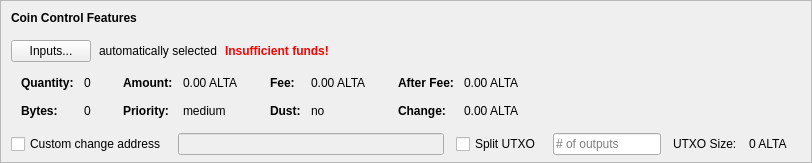
    <widget class="QFrame" name="frameCoinControl">
     <property name="sizePolicy">
      <sizepolicy hsizetype="Expanding" vsizetype="Expanding">
       <horstretch>0</horstretch>
       <verstretch>0</verstretch>
      </sizepolicy>
     </property>
     <property name="maximumSize">
      <size>
       <width>16777215</width>
       <height>16777215</height>
      </size>
     </property>
     <property name="frameShape">
      <enum>QFrame::StyledPanel</enum>
     </property>
     <property name="frameShadow">
      <enum>QFrame::Sunken</enum>
     </property>
     <layout class="QVBoxLayout" name="verticalLayoutCoinControl2">
      <property name="spacing">
       <number>0</number>
      </property>
      <property name="leftMargin">
       <number>0</number>
      </property>
      <property name="topMargin">
       <number>0</number>
      </property>
      <property name="rightMargin">
       <number>0</number>
      </property>
      <property name="bottomMargin">
       <number>6</number>
      </property>
      <item>
       <layout class="QVBoxLayout" name="verticalLayoutCoinControl" stretch="0,0,0,0,1">
        <property name="spacing">
         <number>0</number>
        </property>
        <property name="leftMargin">
         <number>10</number>
        </property>
        <property name="topMargin">
         <number>10</number>
        </property>
        <item>
         <layout class="QHBoxLayout" name="horizontalLayoutCoinControl1">
          <property name="bottomMargin">
           <number>15</number>
          </property>
          <item>
           <widget class="QLabel" name="labelCoinControlFeatures">
            <property name="sizePolicy">
             <sizepolicy hsizetype="Preferred" vsizetype="Maximum">
              <horstretch>0</horstretch>
              <verstretch>0</verstretch>
             </sizepolicy>
            </property>
            <property name="font">
             <font>
              <weight>75</weight>
              <bold>true</bold>
             </font>
            </property>
            <property name="styleSheet">
             <string notr="true">font-weight:bold;</string>
            </property>
            <property name="text">
             <string>Coin Control Features</string>
            </property>
           </widget>
          </item>
         </layout>
        </item>
        <item>
         <layout class="QHBoxLayout" name="horizontalLayoutCoinControl2" stretch="0,0,0,0">
          <property name="spacing">
           <number>8</number>
          </property>
          <property name="bottomMargin">
           <number>10</number>
          </property>
          <item>
           <widget class="QPushButton" name="pushButtonCoinControl">
            <property name="styleSheet">
             <string notr="true"/>
            </property>
            <property name="text">
             <string>Inputs...</string>
            </property>
            <property name="autoDefault">
             <bool>false</bool>
            </property>
           </widget>
          </item>
          <item>
           <widget class="QLabel" name="labelCoinControlAutomaticallySelected">
            <property name="text">
             <string>automatically selected</string>
            </property>
            <property name="margin">
             <number>5</number>
            </property>
           </widget>
          </item>
          <item>
           <widget class="QLabel" name="labelCoinControlInsuffFunds">
            <property name="font">
             <font>
              <weight>75</weight>
              <bold>true</bold>
             </font>
            </property>
            <property name="styleSheet">
             <string notr="true">color:red;font-weight:bold;</string>
            </property>
            <property name="text">
             <string>Insufficient funds!</string>
            </property>
            <property name="margin">
             <number>5</number>
            </property>
           </widget>
          </item>
          <item>
           <spacer name="horizontalSpacerCoinControl">
            <property name="orientation">
             <enum>Qt::Horizontal</enum>
            </property>
            <property name="sizeHint" stdset="0">
             <size>
              <width>40</width>
              <height>1</height>
             </size>
            </property>
           </spacer>
          </item>
         </layout>
        </item>
        <item>
         <widget class="QWidget" name="widgetCoinControl" native="true">
          <property name="sizePolicy">
           <sizepolicy hsizetype="Preferred" vsizetype="Preferred">
            <horstretch>0</horstretch>
            <verstretch>0</verstretch>
           </sizepolicy>
          </property>
          <property name="minimumSize">
           <size>
            <width>0</width>
            <height>0</height>
           </size>
          </property>
          <property name="styleSheet">
           <string notr="true"/>
          </property>
          <layout class="QHBoxLayout" name="horizontalLayoutCoinControl5">
           <property name="leftMargin">
            <number>0</number>
           </property>
           <property name="topMargin">
            <number>0</number>
           </property>
           <property name="rightMargin">
            <number>0</number>
           </property>
           <property name="bottomMargin">
            <number>0</number>
           </property>
           <item>
            <layout class="QHBoxLayout" name="horizontalLayoutCoinControl3" stretch="0,0,0,1">
             <property name="spacing">
              <number>20</number>
             </property>
             <property name="topMargin">
              <number>0</number>
             </property>
             <property name="bottomMargin">
              <number>10</number>
             </property>
             <item>
              <layout class="QFormLayout" name="formLayoutCoinControl1">
               <property name="horizontalSpacing">
                <number>10</number>
               </property>
               <property name="verticalSpacing">
                <number>14</number>
               </property>
               <property name="leftMargin">
                <number>10</number>
               </property>
               <property name="topMargin">
                <number>4</number>
               </property>
               <property name="rightMargin">
                <number>6</number>
               </property>
               <item row="0" column="0">
                <widget class="QLabel" name="labelCoinControlQuantityText">
                 <property name="font">
                  <font>
                   <weight>75</weight>
                   <bold>true</bold>
                  </font>
                 </property>
                 <property name="text">
                  <string>Quantity:</string>
                 </property>
                 <property name="margin">
                  <number>0</number>
                 </property>
                </widget>
               </item>
               <item row="0" column="1">
                <widget class="QLabel" name="labelCoinControlQuantity">
                 <property name="cursor">
                  <cursorShape>IBeamCursor</cursorShape>
                 </property>
                 <property name="contextMenuPolicy">
                  <enum>Qt::ActionsContextMenu</enum>
                 </property>
                 <property name="text">
                  <string notr="true">0</string>
                 </property>
                 <property name="margin">
                  <number>0</number>
                 </property>
                 <property name="textInteractionFlags">
                  <set>Qt::LinksAccessibleByMouse|Qt::TextSelectableByKeyboard|Qt::TextSelectableByMouse</set>
                 </property>
                </widget>
               </item>
               <item row="1" column="0">
                <widget class="QLabel" name="labelCoinControlBytesText">
                 <property name="font">
                  <font>
                   <weight>75</weight>
                   <bold>true</bold>
                  </font>
                 </property>
                 <property name="text">
                  <string>Bytes:</string>
                 </property>
                </widget>
               </item>
               <item row="1" column="1">
                <widget class="QLabel" name="labelCoinControlBytes">
                 <property name="cursor">
                  <cursorShape>IBeamCursor</cursorShape>
                 </property>
                 <property name="contextMenuPolicy">
                  <enum>Qt::ActionsContextMenu</enum>
                 </property>
                 <property name="text">
                  <string notr="true">0</string>
                 </property>
                 <property name="textInteractionFlags">
                  <set>Qt::LinksAccessibleByMouse|Qt::TextSelectableByKeyboard|Qt::TextSelectableByMouse</set>
                 </property>
                </widget>
               </item>
              </layout>
             </item>
             <item>
              <layout class="QFormLayout" name="formLayoutCoinControl2">
               <property name="horizontalSpacing">
                <number>10</number>
               </property>
               <property name="verticalSpacing">
                <number>14</number>
               </property>
               <property name="leftMargin">
                <number>6</number>
               </property>
               <property name="topMargin">
                <number>4</number>
               </property>
               <property name="rightMargin">
                <number>6</number>
               </property>
               <item row="0" column="0">
                <widget class="QLabel" name="labelCoinControlAmountText">
                 <property name="font">
                  <font>
                   <weight>75</weight>
                   <bold>true</bold>
                  </font>
                 </property>
                 <property name="text">
                  <string>Amount:</string>
                 </property>
                 <property name="margin">
                  <number>0</number>
                 </property>
                </widget>
               </item>
               <item row="0" column="1">
                <widget class="QLabel" name="labelCoinControlAmount">
                 <property name="cursor">
                  <cursorShape>IBeamCursor</cursorShape>
                 </property>
                 <property name="contextMenuPolicy">
                  <enum>Qt::ActionsContextMenu</enum>
                 </property>
                 <property name="text">
                  <string notr="true">0.00 ALTA</string>
                 </property>
                 <property name="textInteractionFlags">
                  <set>Qt::LinksAccessibleByMouse|Qt::TextSelectableByKeyboard|Qt::TextSelectableByMouse</set>
                 </property>
                </widget>
               </item>
               <item row="1" column="0">
                <widget class="QLabel" name="labelCoinControlPriorityText">
                 <property name="font">
                  <font>
                   <weight>75</weight>
                   <bold>true</bold>
                  </font>
                 </property>
                 <property name="text">
                  <string>Priority:</string>
                 </property>
                </widget>
               </item>
               <item row="1" column="1">
                <widget class="QLabel" name="labelCoinControlPriority">
                 <property name="cursor">
                  <cursorShape>IBeamCursor</cursorShape>
                 </property>
                 <property name="contextMenuPolicy">
                  <enum>Qt::ActionsContextMenu</enum>
                 </property>
                 <property name="text">
                  <string>medium</string>
                 </property>
                 <property name="textInteractionFlags">
                  <set>Qt::LinksAccessibleByMouse|Qt::TextSelectableByKeyboard|Qt::TextSelectableByMouse</set>
                 </property>
                </widget>
               </item>
              </layout>
             </item>
             <item>
              <layout class="QFormLayout" name="formLayoutCoinControl3">
               <property name="horizontalSpacing">
                <number>10</number>
               </property>
               <property name="verticalSpacing">
                <number>14</number>
               </property>
               <property name="leftMargin">
                <number>6</number>
               </property>
               <property name="topMargin">
                <number>4</number>
               </property>
               <property name="rightMargin">
                <number>6</number>
               </property>
               <item row="0" column="0">
                <widget class="QLabel" name="labelCoinControlFeeText">
                 <property name="font">
                  <font>
                   <weight>75</weight>
                   <bold>true</bold>
                  </font>
                 </property>
                 <property name="text">
                  <string>Fee:</string>
                 </property>
                 <property name="margin">
                  <number>0</number>
                 </property>
                </widget>
               </item>
               <item row="0" column="1">
                <widget class="QLabel" name="labelCoinControlFee">
                 <property name="cursor">
                  <cursorShape>IBeamCursor</cursorShape>
                 </property>
                 <property name="contextMenuPolicy">
                  <enum>Qt::ActionsContextMenu</enum>
                 </property>
                 <property name="text">
                  <string notr="true">0.00 ALTA</string>
                 </property>
                 <property name="textInteractionFlags">
                  <set>Qt::LinksAccessibleByMouse|Qt::TextSelectableByKeyboard|Qt::TextSelectableByMouse</set>
                 </property>
                </widget>
               </item>
               <item row="1" column="0">
                <widget class="QLabel" name="labelCoinControlLowOutputText">
                 <property name="font">
                  <font>
                   <weight>75</weight>
                   <bold>true</bold>
                  </font>
                 </property>
                 <property name="text">
                  <string>Dust:</string>
                 </property>
                </widget>
               </item>
               <item row="1" column="1">
                <widget class="QLabel" name="labelCoinControlLowOutput">
                 <property name="cursor">
                  <cursorShape>IBeamCursor</cursorShape>
                 </property>
                 <property name="contextMenuPolicy">
                  <enum>Qt::ActionsContextMenu</enum>
                 </property>
                 <property name="text">
                  <string>no</string>
                 </property>
                 <property name="textInteractionFlags">
                  <set>Qt::LinksAccessibleByMouse|Qt::TextSelectableByKeyboard|Qt::TextSelectableByMouse</set>
                 </property>
                </widget>
               </item>
              </layout>
             </item>
             <item>
              <layout class="QFormLayout" name="formLayoutCoinControl4">
               <property name="horizontalSpacing">
                <number>10</number>
               </property>
               <property name="verticalSpacing">
                <number>14</number>
               </property>
               <property name="leftMargin">
                <number>6</number>
               </property>
               <property name="topMargin">
                <number>4</number>
               </property>
               <property name="rightMargin">
                <number>6</number>
               </property>
               <item row="0" column="0">
                <widget class="QLabel" name="labelCoinControlAfterFeeText">
                 <property name="font">
                  <font>
                   <weight>75</weight>
                   <bold>true</bold>
                  </font>
                 </property>
                 <property name="text">
                  <string>After Fee:</string>
                 </property>
                 <property name="margin">
                  <number>0</number>
                 </property>
                </widget>
               </item>
               <item row="0" column="1">
                <widget class="QLabel" name="labelCoinControlAfterFee">
                 <property name="cursor">
                  <cursorShape>IBeamCursor</cursorShape>
                 </property>
                 <property name="contextMenuPolicy">
                  <enum>Qt::ActionsContextMenu</enum>
                 </property>
                 <property name="text">
                  <string notr="true">0.00 ALTA</string>
                 </property>
                 <property name="textInteractionFlags">
                  <set>Qt::LinksAccessibleByMouse|Qt::TextSelectableByKeyboard|Qt::TextSelectableByMouse</set>
                 </property>
                </widget>
               </item>
               <item row="1" column="0">
                <widget class="QLabel" name="labelCoinControlChangeText">
                 <property name="font">
                  <font>
                   <weight>75</weight>
                   <bold>true</bold>
                  </font>
                 </property>
                 <property name="text">
                  <string>Change:</string>
                 </property>
                </widget>
               </item>
               <item row="1" column="1">
                <widget class="QLabel" name="labelCoinControlChange">
                 <property name="cursor">
                  <cursorShape>IBeamCursor</cursorShape>
                 </property>
                 <property name="contextMenuPolicy">
                  <enum>Qt::ActionsContextMenu</enum>
                 </property>
                 <property name="text">
                  <string notr="true">0.00 ALTA</string>
                 </property>
                 <property name="textInteractionFlags">
                  <set>Qt::LinksAccessibleByMouse|Qt::TextSelectableByKeyboard|Qt::TextSelectableByMouse</set>
                 </property>
                </widget>
               </item>
              </layout>
             </item>
            </layout>
           </item>
          </layout>
         </widget>
        </item>
        <item>
         <layout class="QHBoxLayout" name="horizontalLayoutCoinControl4" stretch="0,0,0,0,0,0,0">
          <property name="spacing">
           <number>12</number>
          </property>
          <property name="sizeConstraint">
           <enum>QLayout::SetDefaultConstraint</enum>
          </property>
          <property name="topMargin">
           <number>5</number>
          </property>
          <property name="rightMargin">
           <number>5</number>
          </property>
          <item>
           <widget class="QCheckBox" name="checkBoxCoinControlChange">
            <property name="toolTip">
             <string>If this is activated, but the change address is empty or invalid, change will be sent to a newly generated address.</string>
            </property>
            <property name="text">
             <string>Custom change address</string>
            </property>
           </widget>
          </item>
          <item>
           <widget class="QValidatedLineEdit" name="lineEditCoinControlChange">
            <property name="enabled">
             <bool>false</bool>
            </property>
            <property name="sizePolicy">
             <sizepolicy hsizetype="Expanding" vsizetype="Fixed">
              <horstretch>0</horstretch>
              <verstretch>0</verstretch>
             </sizepolicy>
            </property>
           </widget>
          </item>
          <item>
           <widget class="QCheckBox" name="splitBlockCheckBox">
            <property name="text">
             <string>Split UTXO</string>
            </property>
           </widget>
          </item>
          <item>
           <widget class="QLineEdit" name="splitBlockLineEdit">
            <property name="sizePolicy">
             <sizepolicy hsizetype="Fixed" vsizetype="Fixed">
              <horstretch>50</horstretch>
              <verstretch>0</verstretch>
             </sizepolicy>
            </property>
            <property name="placeholderText">
             <string># of outputs</string>
            </property>
           </widget>
          </item>
          <item>
           <widget class="QLabel" name="labelBlockSizeText">
            <property name="text">
             <string>UTXO Size:</string>
            </property>
           </widget>
          </item>
          <item>
           <widget class="QLabel" name="labelBlockSize">
            <property name="text">
             <string>0 ALTA</string>
            </property>
           </widget>
          </item>
          <item>
           <widget class="QLabel" name="labelCoinControlChangeLabel">
            <property name="sizePolicy">
             <sizepolicy hsizetype="Preferred" vsizetype="Expanding">
              <horstretch>0</horstretch>
              <verstretch>0</verstretch>
             </sizepolicy>
            </property>
            <property name="minimumSize">
             <size>
              <width>0</width>
              <height>0</height>
             </size>
            </property>
            <property name="text">
             <string/>
            </property>
            <property name="margin">
             <number>3</number>
            </property>
           </widget>
          </item>
         </layout>
        </item>
        <item>
         <spacer name="verticalSpacerCoinControl">
          <property name="orientation">
           <enum>Qt::Vertical</enum>
          </property>
          <property name="sizeHint" stdset="0">
           <size>
            <width>800</width>
            <height>1</height>
           </size>
          </property>
         </spacer>
        </item>
       </layout>
      </item>
     </layout>
    </widget>
